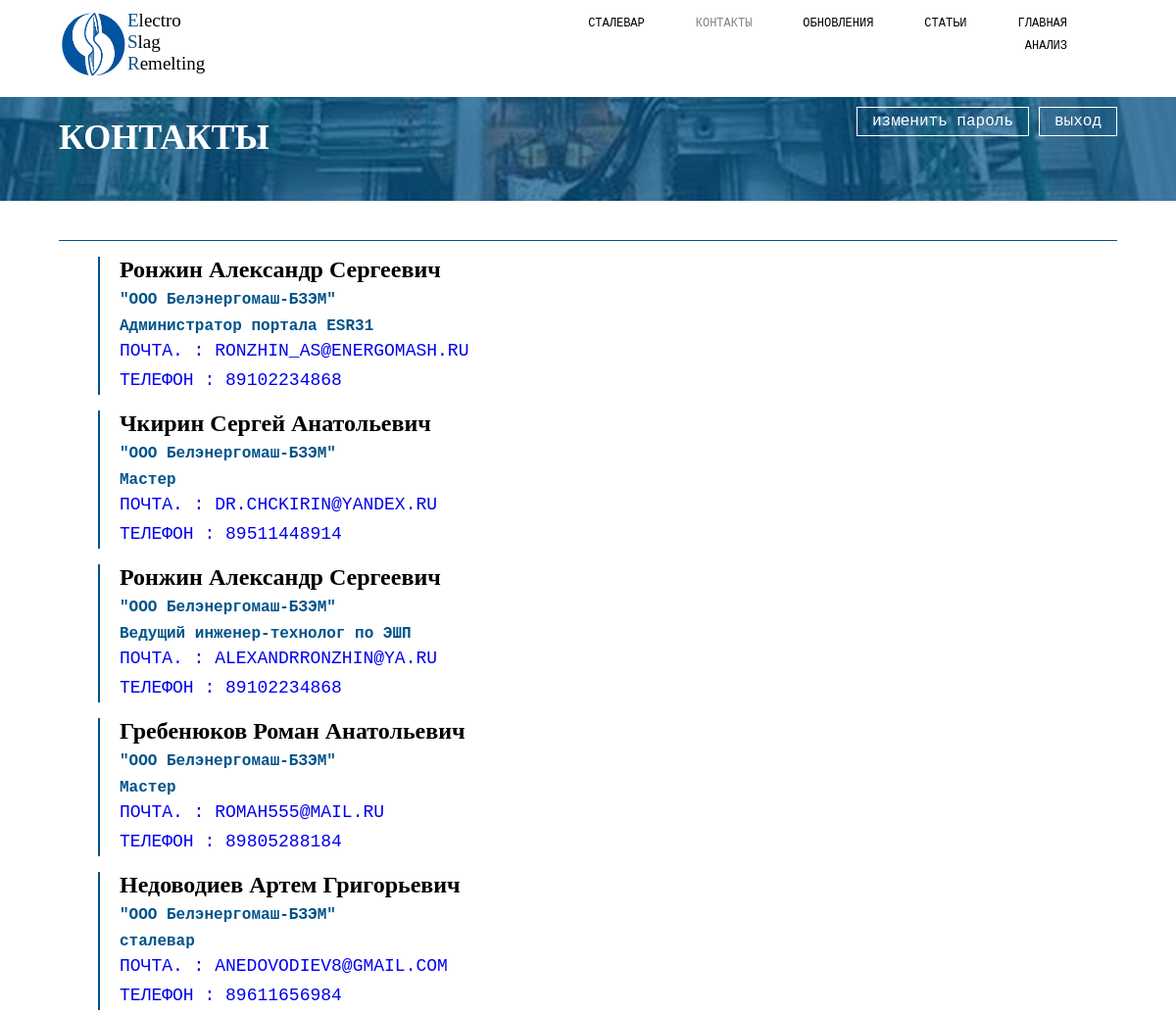
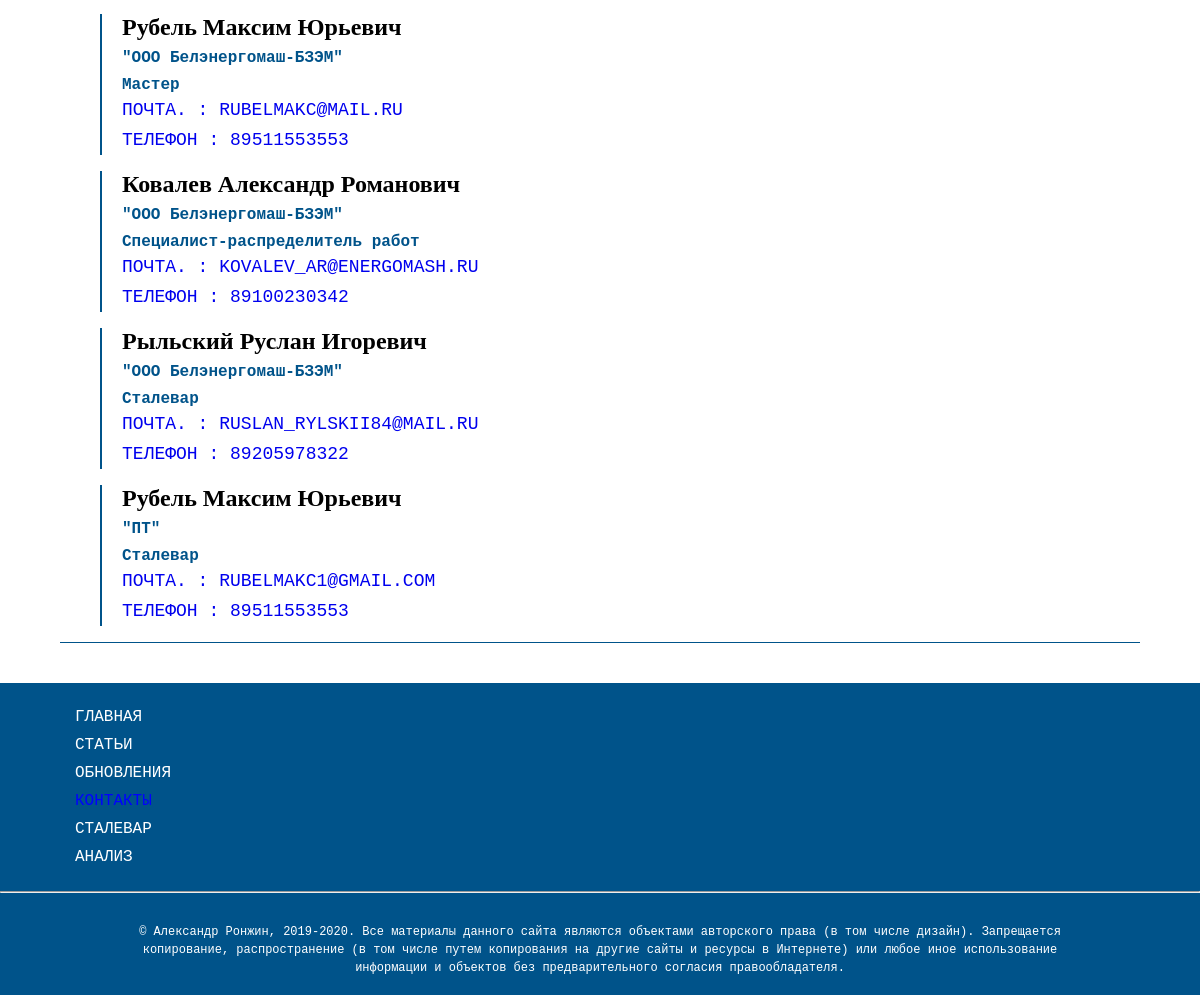
Page /user_page/contact_page.php (signed in) on the committed database (2 pictures, top to bottom).
### tables this page shows
CREATE TABLE `user_pages` (
  `id` int(11) NOT NULL AUTO_INCREMENT,
  `title` varchar(100) NOT NULL,
  `href` varchar(1000) NOT NULL,
  `access` varchar(200) DEFAULT NULL,
  PRIMARY KEY (`id`)
);

CREATE TABLE `users` (
  `user_id` int(11) NOT NULL AUTO_INCREMENT,
  `user_date_of_registration` timestamp NOT NULL DEFAULT CURRENT_TIMESTAMP,
  `user_name` varchar(100) NOT NULL,
  `user_surname` varchar(100) NOT NULL,
  `user_patronymic` varchar(100) NOT NULL,
  `user_place_of_work` varchar(100) NOT NULL,
  `user_position` varchar(100) NOT NULL,
  `user_email` varchar(100) NOT NULL,
  `user_phone` varchar(50) NOT NULL,
  `user_login` varchar(100) NOT NULL,
  `user_password` varchar(100) NOT NULL,
  `user_type` varchar(100) NOT NULL,
  PRIMARY KEY (`user_id`)
);

### user_page/about_user.php (called while the page is built, shortened)
<?php
$user_login = $_SESSION["user_login"];
$sql_user = "SELECT user_type, user_name, user_surname, user_patronymic, user_place_of_work, user_position, user_email, user_phone, user_password FROM users WHERE user_login='{$user_login}'";
$result_user = mysqli_query($link, $sql_user);
$row_user = mysqli_fetch_array($result_user);
$user_type = $row_user["user_type"];
?>

### user_page/contact_page.php (the view, shortened to what this page needs)
<?php
$page_title = "контакты";
require_once "../scripts/database_connect.php";
require_once "about_user.php";
require_once "header.php";
?>
	<div class="desctop">
		<div class="container">
			<form action="../index.php" method="post">
				<input type="submit" name="user_name" value="выход">
			</form>
			<form action="change_password.php" method="post">
				<input type="submit" value="изменить пароль">
			</form>
			<h1>Контакты</h1>
		</div>
	</div>
	<div class="content">
<?php
$sql_contcat = "SELECT user_name, user_surname, user_patronymic, user_place_of_work, user_position, user_email, user_phone FROM users;";
$result_contact = mysqli_query($link, $sql_contcat);
while ($row_contcat = mysqli_fetch_array($result_contact)) {
	echo "
	<blockquote>
	<h4>".$row_contcat["user_surname"]." ".$row_contcat["user_name"]." ".$row_contcat["user_patronymic"]."<br><span>\"".$row_contcat["user_place_of_work"]."\"<br>".$row_contcat["user_position"]."</span></h4>
	<a href=\"mailto:".$row_contcat["user_email"]."\" title=\"".$row_contcat["user_email"]."\">Почта. : ".$row_contcat["user_email"]."</a><br>
	<a href=\"tel:".$row_contcat["user_phone"]."\" title=\"".$row_contcat["user_phone"]."\">Телефон : ".$row_contcat["user_phone"]."</a>
	</blockquote>
	";
};
?>
	</div>
<?php
require_once "footer.php";
?>

### user_page/add_link.php
<?php
$sql_pages = "SELECT title, href, access FROM user_pages";
$result_pages = mysqli_query($link, $sql_pages);
while ($row_user = mysqli_fetch_array($result_pages)) {
	$access = substr($row_user["access"],strripos($row_user["access"], $user_type), strlen($user_type));
	if ($access == $user_type) {
	if ($row_user["title"] == $page_title) {
		echo "<li><a href=\"".$row_user["href"]."\" class=\"active\">".$row_user["title"]."</a></li>";
	} else {
		echo "<li><a href=\"".$row_user["href"]."\">".$row_user["title"]."</a></li>";
	};
	};
};
?>

### style/user_page.css (style rules this page uses)
body { background-color: white; color: black; margin: 0; padding: 0; }
.container { width: 90%; margin-left: 5%; }
.menu a { display: inline-block; font-family: "Courier new"; font-size: 12px; text-transform: uppercase; color: black; text-decoration: none; margin-right: 50px; margin-bottom: 0px; transition: 0.5s; padding: 1px; border-bottom: 1px solid transparent; }
.menu a.active { color: grey; }
.menu li { float: right; }
.desctop { width: 100%; height: auto; background: url("../img/fon1.jpg") no-repeat center; background-size: cover; margin-top: -35px; position: relative; padding-bottom: 20px; }
.desctop::after { display: block; content: ""; width: 100%; height: 100%; position: absolute; left: 0; top: 0; background-color: rgba(0, 83, 138, 0.7); z-index: 1; }
.desctop h1 { position: relative; z-index: 2; font-family: "impact"; color: white; text-transform: uppercase; font-size: 36px; padding-top: 80px; text-align: center; }
.desctop form { padding-top: 110px; padding-bottom: 20px; position: relative; z-index: 2; display: flex; justify-content: space-around; flex-wrap: wrap; }
.desctop form input { flex: 0 1 200px; border: none; background-color: transparent; color: white; border-bottom: 1px solid white; text-align: center; font-family: "Courier new"; font-size: 16px; padding: 5px 15px; margin-bottom: 20px; }
.desctop form input[type=submit] { border: 1px solid white; transition: 0.5s; }
.desctop h1 { text-align: left; padding-top: 20px; }
.desctop form { padding-top: 10px; padding-bottom: 10px; float: right; z-index: 10; margin-left: 10px; }
.content { height: auto; float: left; width: 60%; margin-left: 5%; margin-top: 40px; margin-bottom: 40px; }
.footer li:first-child { padding-top: 20px; }
.footer ul a { display: inline-block; padding: 5px 15px; color: white; font-family: "Courier new"; font-size: 16px; text-transform: uppercase; text-decoration: none; }
.footer a { color: white; font-family: "Courier new"; font-size: 12px; text-decoration: none; transition: 0.5s; }
.footer a.active { color: blue; }

### user_page/contact_page.php (style rules this page uses)
.content { width: 90%; margin-left: 5%; border-top: 1px solid rgba(0, 83, 138, 1); border-bottom: 1px solid rgba(0, 83, 138, 1); }
.content blockquote { border-left: 2px solid rgba(0, 83, 138, 1); padding-left: 20px; }
.content h4 { font-family: "impact"; font-size: 24px; margin: 0; }
.content h4 span { color: rgba(0, 83, 138, 1); font-family: "courier new"; font-size: 16px; }
.content a { display: inline-block; margin: 5px 0px; font-family: "courier new"; font-size: 18px; text-transform: uppercase; text-decoration: none; }

### rows in the picture
user_pages: title "ГЛАВНАЯ"
user_pages: title "СТАТЬИ"
user_pages: title "ОБНОВЛЕНИЯ"
user_pages: title "КОНТАКТЫ"
user_pages: title "СТАЛЕВАР"
user_pages: title "АНАЛИЗ"
users: user_surname "Ронжин", user_name "Александр", user_patronymic "Сергеевич", user_place_of_work "ООО Белэнергомаш-БЗЭМ", user_position "Администратор портала ESR31", user_email "RONZHIN_AS@ENERGOMASH.RU", user_phone "89102234868"
users: user_surname "Чкирин", user_name "Сергей", user_patronymic "Анатольевич", user_place_of_work "ООО Белэнергомаш-БЗЭМ", user_position "Мастер", user_email "DR.CHCKIRIN@YANDEX.RU", user_phone "89511448914"
users: user_surname "Ронжин", user_name "Александр", user_patronymic "Сергеевич", user_place_of_work "ООО Белэнергомаш-БЗЭМ", user_position "Ведущий инженер-технолог по ЭШП", user_email "ALEXANDRRONZHIN@YA.RU", user_phone "89102234868"
users: user_surname "Гребенюков", user_name "Роман", user_patronymic "Анатольевич", user_place_of_work "ООО Белэнергомаш-БЗЭМ", user_position "Мастер", user_email "ROMAH555@MAIL.RU", user_phone "89805288184"
users: user_surname "Недоводиев", user_name "Артем", user_patronymic "Григорьевич", user_place_of_work "ООО Белэнергомаш-БЗЭМ", user_position "сталевар", user_email "ANEDOVODIEV8@GMAIL.COM", user_phone "89611656984"
users: user_surname "Рубель", user_name "Максим", user_patronymic "Юрьевич", user_place_of_work "ООО Белэнергомаш-БЗЭМ", user_position "Мастер", user_email "RUBELMAKC@MAIL.RU", user_phone "89511553553"
users: user_surname "Ковалев", user_name "Александр", user_patronymic "Романович", user_place_of_work "ООО Белэнергомаш-БЗЭМ", user_position "Специалист-распределитель работ", user_email "KOVALEV_AR@ENERGOMASH.RU", user_phone "89100230342"
users: user_surname "Рыльский", user_name "Руслан", user_patronymic "Игоревич", user_place_of_work "ООО Белэнергомаш-БЗЭМ", user_position "Сталевар", user_email "RUSLAN_RYLSKII84@MAIL.RU", user_phone "89205978322"
users: user_surname "Рубель", user_name "Максим", user_patronymic "Юрьевич", user_place_of_work "ПТ", user_position "Сталевар", user_email "RUBELMAKC1@GMAIL.COM", user_phone "89511553553"
